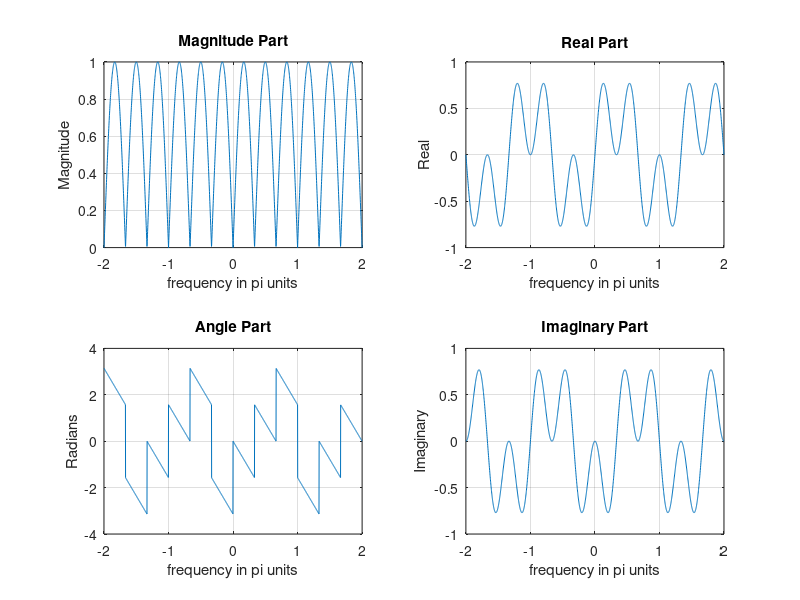

Recreate this plot in MATLAB.
w=[-1000:1:1000]*pi/500;
X = ((exp(-0.5*j*w)).*sin(3*w)) ./(exp(j*w).*ones(1,2001));
magX = abs(X); angX = angle(X); 
realX = real(X); imagX = imag(X); 
subplot(2,2,1); plot(w/pi,magX); grid; 
title('Magnitude Part'); xlabel('frequency in pi units'); 
ylabel('Magnitude'); 
subplot(2,2,3); plot(w/pi,angX); grid; 
title('Angle Part'); xlabel('frequency in pi units'); 
ylabel('Radians'); 
subplot(2,2,2); plot(w/pi,realX); grid; 
title('Real Part'); xlabel('frequency in pi units'); 
ylabel('Real'); 
subplot(2,2,4); plot(w/pi,imagX); grid; 
title('Imaginary Part'); xlabel('frequency in pi units'); 
ylabel('Imaginary');